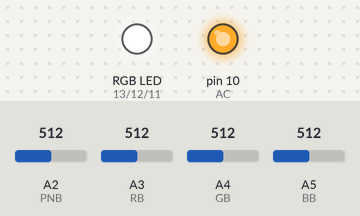
The sketch below on a simulated Arduino Uno, built with avr-gcc and run on an emulated ATmega328P. On the bench: an RGB LED mixed from three pins (HIGH = lit), output pins drawn as LEDs (lit = HIGH). The inputs (shaded band) are chosen by the test bench; at power-on: A2 (PNB) = 512, A3 (RB) = 512, A4 (GB) = 512, A5 (BB) = 512. What the sketch prints to the serial monitor is not drawn.

Above: at 0.1 s.
Timing chart, 0 to 1.6 s (numbered marks = the images above):
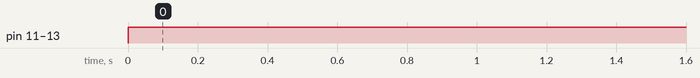

Measured:
- by itself, pin 11 (B), pin 12 (G), pin 13 (R): LOW → HIGH at 0.00 s

The sketch:

changing_colors.ino
```cpp
int R = 13;
int G = 12;
int B = 11;

int AC = 10;

int RB = A3;
int GB = A4;
int BB = A5;
int PNB = A2;  // Positive Negetive Button

int color[3] = { 0, 0, 0 };
int DIFF = 3;

void setup() {
  pinMode(RB, INPUT);
  pinMode(GB, INPUT);
  pinMode(BB, INPUT);
  pinMode(PNB, INPUT);

  pinMode(R, OUTPUT);
  pinMode(G, OUTPUT);
  pinMode(B, OUTPUT);
  pinMode(AC, OUTPUT);

  digitalWrite(AC, HIGH);

  Serial.begin(9600);
}

void rgb(int r, int g, int b) {
  r = 255 - r;
  g = 255 - g;
  b = 255 - b;

  analogWrite(R, r);
  analogWrite(G, g);
  analogWrite(B, b);
}

void getcolor() {
  // Check button input and decrease color values if pressed
  int pnb = analogRead(PNB);
  // Increase RGB values if 5v is given
  if (pnb == 1023) {
    if (analogRead(RB) == 0) {
      color[0] = max(color[0] + DIFF, 0);
    }
    if (analogRead(GB) == 0) {
      color[1] = max(color[1] + DIFF, 0);
    }
    if (analogRead(BB) == 0) {
      color[2] = max(color[2] + DIFF, 0);
    }
  }
  // Decrease RGB values if vcc is not given
  else {
    if (analogRead(RB) == 0) {
      color[0] = max(color[0] - DIFF, 0);
    }
    if (analogRead(GB) == 0) {
      color[1] = max(color[1] - DIFF, 0);
    }
    if (analogRead(BB) == 0) {
      color[2] = max(color[2] - DIFF, 0);
    }
  }


  rgb(color[0], color[1], color[2]);
}
void loop() {
  getcolor();  // update color based on button press

  int r = analogRead(RB);
  int g = analogRead(GB);
  int b = analogRead(BB);
  int pnb = analogRead(PNB);

  // Print color values in r,g,b format
  Serial.print(r);
  Serial.print(",");
  Serial.print(g);
  Serial.print(",");
  Serial.print(b);
  Serial.print(",");
  Serial.print(pnb);
  Serial.println("");


  delay(100);  // debounce and smoother dimming
}
```
